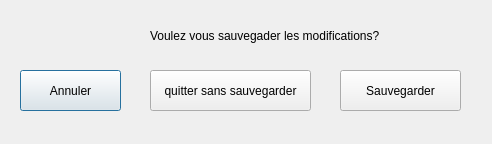
<?xml version="1.0" encoding="UTF-8"?>
<ui version="4.0">
 <class>WindowSaveAsk</class>
 <widget class="QDialog" name="WindowSaveAsk">
  <property name="geometry">
   <rect>
    <x>0</x>
    <y>0</y>
    <width>492</width>
    <height>144</height>
   </rect>
  </property>
  <property name="windowTitle">
   <string>Dialog</string>
  </property>
  <widget class="QPushButton" name="pushButton">
   <property name="geometry">
    <rect>
     <x>20</x>
     <y>70</y>
     <width>101</width>
     <height>41</height>
    </rect>
   </property>
   <property name="text">
    <string>Annuler</string>
   </property>
  </widget>
  <widget class="QPushButton" name="pushButton_2">
   <property name="geometry">
    <rect>
     <x>150</x>
     <y>70</y>
     <width>161</width>
     <height>41</height>
    </rect>
   </property>
   <property name="text">
    <string>quitter sans sauvegarder</string>
   </property>
  </widget>
  <widget class="QPushButton" name="pushButton_3">
   <property name="geometry">
    <rect>
     <x>340</x>
     <y>70</y>
     <width>121</width>
     <height>41</height>
    </rect>
   </property>
   <property name="text">
    <string>Sauvegarder</string>
   </property>
  </widget>
  <widget class="QLabel" name="label">
   <property name="geometry">
    <rect>
     <x>150</x>
     <y>20</y>
     <width>241</width>
     <height>31</height>
    </rect>
   </property>
   <property name="text">
    <string>Voulez vous sauvegader les modifications?</string>
   </property>
  </widget>
 </widget>
 <resources/>
 <connections/>
</ui>
